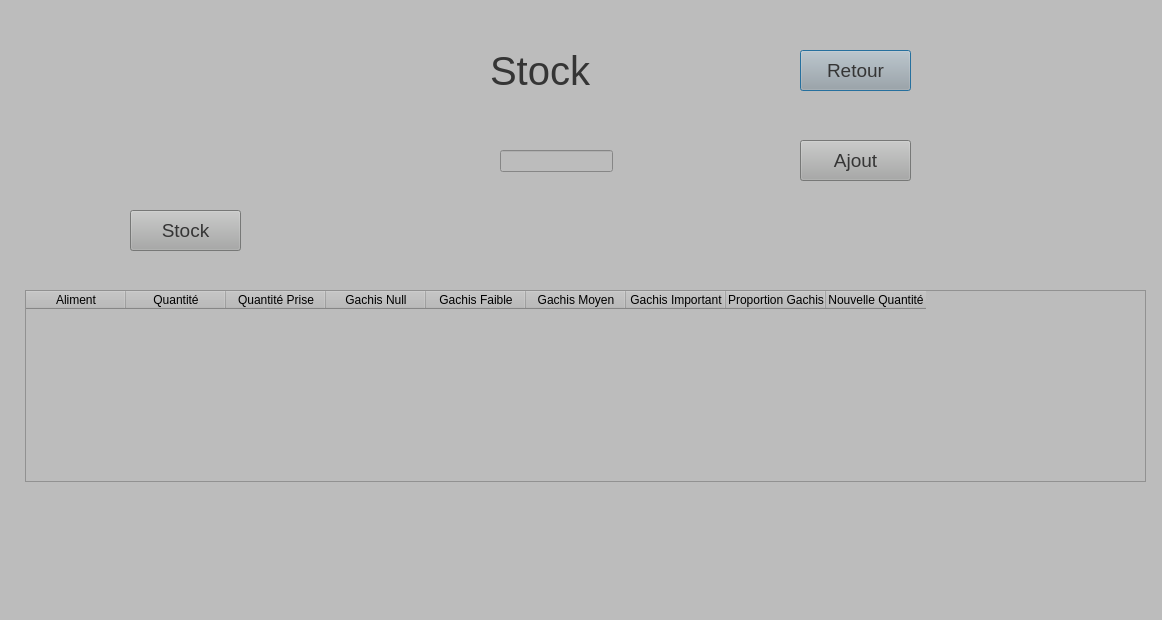
<?xml version="1.0" encoding="UTF-8"?>
<ui version="4.0">
 <class>Dialog</class>
 <widget class="QDialog" name="Dialog">
  <property name="geometry">
   <rect>
    <x>0</x>
    <y>0</y>
    <width>1162</width>
    <height>620</height>
   </rect>
  </property>
  <property name="windowTitle">
   <string>Dialog</string>
  </property>
  <property name="styleSheet">
   <string notr="true">background-color: rgb(188, 188, 188);</string>
  </property>
  <widget class="QLabel" name="label">
   <property name="geometry">
    <rect>
     <x>490</x>
     <y>40</y>
     <width>131</width>
     <height>61</height>
    </rect>
   </property>
   <property name="styleSheet">
    <string notr="true">color:rgb(53, 53, 53); font-size:30pt;</string>
   </property>
   <property name="text">
    <string>Stock</string>
   </property>
  </widget>
  <widget class="QPushButton" name="ReturnButton">
   <property name="geometry">
    <rect>
     <x>800</x>
     <y>50</y>
     <width>111</width>
     <height>41</height>
    </rect>
   </property>
   <property name="palette">
    <palette>
     <active>
      <colorrole role="WindowText">
       <brush brushstyle="SolidPattern">
        <color alpha="255">
         <red>53</red>
         <green>53</green>
         <blue>53</blue>
        </color>
       </brush>
      </colorrole>
      <colorrole role="Button">
       <brush brushstyle="SolidPattern">
        <color alpha="255">
         <red>167</red>
         <green>168</green>
         <blue>167</blue>
        </color>
       </brush>
      </colorrole>
      <colorrole role="Light">
       <brush brushstyle="SolidPattern">
        <color alpha="255">
         <red>255</red>
         <green>255</green>
         <blue>255</blue>
        </color>
       </brush>
      </colorrole>
      <colorrole role="Midlight">
       <brush brushstyle="SolidPattern">
        <color alpha="255">
         <red>223</red>
         <green>222</green>
         <blue>227</blue>
        </color>
       </brush>
      </colorrole>
      <colorrole role="Dark">
       <brush brushstyle="SolidPattern">
        <color alpha="255">
         <red>95</red>
         <green>94</green>
         <blue>99</blue>
        </color>
       </brush>
      </colorrole>
      <colorrole role="Mid">
       <brush brushstyle="SolidPattern">
        <color alpha="255">
         <red>127</red>
         <green>126</green>
         <blue>133</blue>
        </color>
       </brush>
      </colorrole>
      <colorrole role="Text">
       <brush brushstyle="SolidPattern">
        <color alpha="255">
         <red>53</red>
         <green>53</green>
         <blue>53</blue>
        </color>
       </brush>
      </colorrole>
      <colorrole role="BrightText">
       <brush brushstyle="SolidPattern">
        <color alpha="255">
         <red>255</red>
         <green>255</green>
         <blue>255</blue>
        </color>
       </brush>
      </colorrole>
      <colorrole role="ButtonText">
       <brush brushstyle="SolidPattern">
        <color alpha="255">
         <red>53</red>
         <green>53</green>
         <blue>53</blue>
        </color>
       </brush>
      </colorrole>
      <colorrole role="Base">
       <brush brushstyle="SolidPattern">
        <color alpha="255">
         <red>167</red>
         <green>168</green>
         <blue>167</blue>
        </color>
       </brush>
      </colorrole>
      <colorrole role="Window">
       <brush brushstyle="SolidPattern">
        <color alpha="255">
         <red>167</red>
         <green>168</green>
         <blue>167</blue>
        </color>
       </brush>
      </colorrole>
      <colorrole role="Shadow">
       <brush brushstyle="SolidPattern">
        <color alpha="255">
         <red>0</red>
         <green>0</green>
         <blue>0</blue>
        </color>
       </brush>
      </colorrole>
      <colorrole role="AlternateBase">
       <brush brushstyle="SolidPattern">
        <color alpha="255">
         <red>223</red>
         <green>222</green>
         <blue>227</blue>
        </color>
       </brush>
      </colorrole>
      <colorrole role="ToolTipBase">
       <brush brushstyle="SolidPattern">
        <color alpha="255">
         <red>255</red>
         <green>255</green>
         <blue>220</blue>
        </color>
       </brush>
      </colorrole>
      <colorrole role="ToolTipText">
       <brush brushstyle="SolidPattern">
        <color alpha="255">
         <red>0</red>
         <green>0</green>
         <blue>0</blue>
        </color>
       </brush>
      </colorrole>
     </active>
     <inactive>
      <colorrole role="WindowText">
       <brush brushstyle="SolidPattern">
        <color alpha="255">
         <red>53</red>
         <green>53</green>
         <blue>53</blue>
        </color>
       </brush>
      </colorrole>
      <colorrole role="Button">
       <brush brushstyle="SolidPattern">
        <color alpha="255">
         <red>167</red>
         <green>168</green>
         <blue>167</blue>
        </color>
       </brush>
      </colorrole>
      <colorrole role="Light">
       <brush brushstyle="SolidPattern">
        <color alpha="255">
         <red>255</red>
         <green>255</green>
         <blue>255</blue>
        </color>
       </brush>
      </colorrole>
      <colorrole role="Midlight">
       <brush brushstyle="SolidPattern">
        <color alpha="255">
         <red>223</red>
         <green>222</green>
         <blue>227</blue>
        </color>
       </brush>
      </colorrole>
      <colorrole role="Dark">
       <brush brushstyle="SolidPattern">
        <color alpha="255">
         <red>95</red>
         <green>94</green>
         <blue>99</blue>
        </color>
       </brush>
      </colorrole>
      <colorrole role="Mid">
       <brush brushstyle="SolidPattern">
        <color alpha="255">
         <red>127</red>
         <green>126</green>
         <blue>133</blue>
        </color>
       </brush>
      </colorrole>
      <colorrole role="Text">
       <brush brushstyle="SolidPattern">
        <color alpha="255">
         <red>53</red>
         <green>53</green>
         <blue>53</blue>
        </color>
       </brush>
      </colorrole>
      <colorrole role="BrightText">
       <brush brushstyle="SolidPattern">
        <color alpha="255">
         <red>255</red>
         <green>255</green>
         <blue>255</blue>
        </color>
       </brush>
      </colorrole>
      <colorrole role="ButtonText">
       <brush brushstyle="SolidPattern">
        <color alpha="255">
         <red>53</red>
         <green>53</green>
         <blue>53</blue>
        </color>
       </brush>
      </colorrole>
      <colorrole role="Base">
       <brush brushstyle="SolidPattern">
        <color alpha="255">
         <red>167</red>
         <green>168</green>
         <blue>167</blue>
        </color>
       </brush>
      </colorrole>
      <colorrole role="Window">
       <brush brushstyle="SolidPattern">
        <color alpha="255">
         <red>167</red>
         <green>168</green>
         <blue>167</blue>
        </color>
       </brush>
      </colorrole>
      <colorrole role="Shadow">
       <brush brushstyle="SolidPattern">
        <color alpha="255">
         <red>0</red>
         <green>0</green>
         <blue>0</blue>
        </color>
       </brush>
      </colorrole>
      <colorrole role="AlternateBase">
       <brush brushstyle="SolidPattern">
        <color alpha="255">
         <red>223</red>
         <green>222</green>
         <blue>227</blue>
        </color>
       </brush>
      </colorrole>
      <colorrole role="ToolTipBase">
       <brush brushstyle="SolidPattern">
        <color alpha="255">
         <red>255</red>
         <green>255</green>
         <blue>220</blue>
        </color>
       </brush>
      </colorrole>
      <colorrole role="ToolTipText">
       <brush brushstyle="SolidPattern">
        <color alpha="255">
         <red>0</red>
         <green>0</green>
         <blue>0</blue>
        </color>
       </brush>
      </colorrole>
     </inactive>
     <disabled>
      <colorrole role="WindowText">
       <brush brushstyle="SolidPattern">
        <color alpha="255">
         <red>53</red>
         <green>53</green>
         <blue>53</blue>
        </color>
       </brush>
      </colorrole>
      <colorrole role="Button">
       <brush brushstyle="SolidPattern">
        <color alpha="255">
         <red>167</red>
         <green>168</green>
         <blue>167</blue>
        </color>
       </brush>
      </colorrole>
      <colorrole role="Light">
       <brush brushstyle="SolidPattern">
        <color alpha="255">
         <red>255</red>
         <green>255</green>
         <blue>255</blue>
        </color>
       </brush>
      </colorrole>
      <colorrole role="Midlight">
       <brush brushstyle="SolidPattern">
        <color alpha="255">
         <red>223</red>
         <green>222</green>
         <blue>227</blue>
        </color>
       </brush>
      </colorrole>
      <colorrole role="Dark">
       <brush brushstyle="SolidPattern">
        <color alpha="255">
         <red>95</red>
         <green>94</green>
         <blue>99</blue>
        </color>
       </brush>
      </colorrole>
      <colorrole role="Mid">
       <brush brushstyle="SolidPattern">
        <color alpha="255">
         <red>127</red>
         <green>126</green>
         <blue>133</blue>
        </color>
       </brush>
      </colorrole>
      <colorrole role="Text">
       <brush brushstyle="SolidPattern">
        <color alpha="255">
         <red>53</red>
         <green>53</green>
         <blue>53</blue>
        </color>
       </brush>
      </colorrole>
      <colorrole role="BrightText">
       <brush brushstyle="SolidPattern">
        <color alpha="255">
         <red>255</red>
         <green>255</green>
         <blue>255</blue>
        </color>
       </brush>
      </colorrole>
      <colorrole role="ButtonText">
       <brush brushstyle="SolidPattern">
        <color alpha="255">
         <red>53</red>
         <green>53</green>
         <blue>53</blue>
        </color>
       </brush>
      </colorrole>
      <colorrole role="Base">
       <brush brushstyle="SolidPattern">
        <color alpha="255">
         <red>167</red>
         <green>168</green>
         <blue>167</blue>
        </color>
       </brush>
      </colorrole>
      <colorrole role="Window">
       <brush brushstyle="SolidPattern">
        <color alpha="255">
         <red>167</red>
         <green>168</green>
         <blue>167</blue>
        </color>
       </brush>
      </colorrole>
      <colorrole role="Shadow">
       <brush brushstyle="SolidPattern">
        <color alpha="255">
         <red>0</red>
         <green>0</green>
         <blue>0</blue>
        </color>
       </brush>
      </colorrole>
      <colorrole role="AlternateBase">
       <brush brushstyle="SolidPattern">
        <color alpha="255">
         <red>191</red>
         <green>189</green>
         <blue>199</blue>
        </color>
       </brush>
      </colorrole>
      <colorrole role="ToolTipBase">
       <brush brushstyle="SolidPattern">
        <color alpha="255">
         <red>255</red>
         <green>255</green>
         <blue>220</blue>
        </color>
       </brush>
      </colorrole>
      <colorrole role="ToolTipText">
       <brush brushstyle="SolidPattern">
        <color alpha="255">
         <red>0</red>
         <green>0</green>
         <blue>0</blue>
        </color>
       </brush>
      </colorrole>
     </disabled>
    </palette>
   </property>
   <property name="styleSheet">
    <string notr="true">background-color: rgb(167, 168, 167); font-size:14pt; color:rgb(53, 53, 53)</string>
   </property>
   <property name="text">
    <string>Retour</string>
   </property>
  </widget>
  <widget class="QLineEdit" name="quantity">
   <property name="geometry">
    <rect>
     <x>500</x>
     <y>150</y>
     <width>113</width>
     <height>22</height>
    </rect>
   </property>
  </widget>
  <widget class="QPushButton" name="AjoutButton">
   <property name="geometry">
    <rect>
     <x>800</x>
     <y>140</y>
     <width>111</width>
     <height>41</height>
    </rect>
   </property>
   <property name="palette">
    <palette>
     <active>
      <colorrole role="WindowText">
       <brush brushstyle="SolidPattern">
        <color alpha="255">
         <red>53</red>
         <green>53</green>
         <blue>53</blue>
        </color>
       </brush>
      </colorrole>
      <colorrole role="Button">
       <brush brushstyle="SolidPattern">
        <color alpha="255">
         <red>167</red>
         <green>168</green>
         <blue>167</blue>
        </color>
       </brush>
      </colorrole>
      <colorrole role="Light">
       <brush brushstyle="SolidPattern">
        <color alpha="255">
         <red>255</red>
         <green>255</green>
         <blue>255</blue>
        </color>
       </brush>
      </colorrole>
      <colorrole role="Midlight">
       <brush brushstyle="SolidPattern">
        <color alpha="255">
         <red>223</red>
         <green>222</green>
         <blue>227</blue>
        </color>
       </brush>
      </colorrole>
      <colorrole role="Dark">
       <brush brushstyle="SolidPattern">
        <color alpha="255">
         <red>95</red>
         <green>94</green>
         <blue>99</blue>
        </color>
       </brush>
      </colorrole>
      <colorrole role="Mid">
       <brush brushstyle="SolidPattern">
        <color alpha="255">
         <red>127</red>
         <green>126</green>
         <blue>133</blue>
        </color>
       </brush>
      </colorrole>
      <colorrole role="Text">
       <brush brushstyle="SolidPattern">
        <color alpha="255">
         <red>53</red>
         <green>53</green>
         <blue>53</blue>
        </color>
       </brush>
      </colorrole>
      <colorrole role="BrightText">
       <brush brushstyle="SolidPattern">
        <color alpha="255">
         <red>255</red>
         <green>255</green>
         <blue>255</blue>
        </color>
       </brush>
      </colorrole>
      <colorrole role="ButtonText">
       <brush brushstyle="SolidPattern">
        <color alpha="255">
         <red>53</red>
         <green>53</green>
         <blue>53</blue>
        </color>
       </brush>
      </colorrole>
      <colorrole role="Base">
       <brush brushstyle="SolidPattern">
        <color alpha="255">
         <red>167</red>
         <green>168</green>
         <blue>167</blue>
        </color>
       </brush>
      </colorrole>
      <colorrole role="Window">
       <brush brushstyle="SolidPattern">
        <color alpha="255">
         <red>167</red>
         <green>168</green>
         <blue>167</blue>
        </color>
       </brush>
      </colorrole>
      <colorrole role="Shadow">
       <brush brushstyle="SolidPattern">
        <color alpha="255">
         <red>0</red>
         <green>0</green>
         <blue>0</blue>
        </color>
       </brush>
      </colorrole>
      <colorrole role="AlternateBase">
       <brush brushstyle="SolidPattern">
        <color alpha="255">
         <red>223</red>
         <green>222</green>
         <blue>227</blue>
        </color>
       </brush>
      </colorrole>
      <colorrole role="ToolTipBase">
       <brush brushstyle="SolidPattern">
        <color alpha="255">
         <red>255</red>
         <green>255</green>
         <blue>220</blue>
        </color>
       </brush>
      </colorrole>
      <colorrole role="ToolTipText">
       <brush brushstyle="SolidPattern">
        <color alpha="255">
         <red>0</red>
         <green>0</green>
         <blue>0</blue>
        </color>
       </brush>
      </colorrole>
     </active>
     <inactive>
      <colorrole role="WindowText">
       <brush brushstyle="SolidPattern">
        <color alpha="255">
         <red>53</red>
         <green>53</green>
         <blue>53</blue>
        </color>
       </brush>
      </colorrole>
      <colorrole role="Button">
       <brush brushstyle="SolidPattern">
        <color alpha="255">
         <red>167</red>
         <green>168</green>
         <blue>167</blue>
        </color>
       </brush>
      </colorrole>
      <colorrole role="Light">
       <brush brushstyle="SolidPattern">
        <color alpha="255">
         <red>255</red>
         <green>255</green>
         <blue>255</blue>
        </color>
       </brush>
      </colorrole>
      <colorrole role="Midlight">
       <brush brushstyle="SolidPattern">
        <color alpha="255">
         <red>223</red>
         <green>222</green>
         <blue>227</blue>
        </color>
       </brush>
      </colorrole>
      <colorrole role="Dark">
       <brush brushstyle="SolidPattern">
        <color alpha="255">
         <red>95</red>
         <green>94</green>
         <blue>99</blue>
        </color>
       </brush>
      </colorrole>
      <colorrole role="Mid">
       <brush brushstyle="SolidPattern">
        <color alpha="255">
         <red>127</red>
         <green>126</green>
         <blue>133</blue>
        </color>
       </brush>
      </colorrole>
      <colorrole role="Text">
       <brush brushstyle="SolidPattern">
        <color alpha="255">
         <red>53</red>
         <green>53</green>
         <blue>53</blue>
        </color>
       </brush>
      </colorrole>
      <colorrole role="BrightText">
       <brush brushstyle="SolidPattern">
        <color alpha="255">
         <red>255</red>
         <green>255</green>
         <blue>255</blue>
        </color>
       </brush>
      </colorrole>
      <colorrole role="ButtonText">
       <brush brushstyle="SolidPattern">
        <color alpha="255">
         <red>53</red>
         <green>53</green>
         <blue>53</blue>
        </color>
       </brush>
      </colorrole>
      <colorrole role="Base">
       <brush brushstyle="SolidPattern">
        <color alpha="255">
         <red>167</red>
         <green>168</green>
         <blue>167</blue>
        </color>
       </brush>
      </colorrole>
      <colorrole role="Window">
       <brush brushstyle="SolidPattern">
        <color alpha="255">
         <red>167</red>
         <green>168</green>
         <blue>167</blue>
        </color>
       </brush>
      </colorrole>
      <colorrole role="Shadow">
       <brush brushstyle="SolidPattern">
        <color alpha="255">
         <red>0</red>
         <green>0</green>
         <blue>0</blue>
        </color>
       </brush>
      </colorrole>
      <colorrole role="AlternateBase">
       <brush brushstyle="SolidPattern">
        <color alpha="255">
         <red>223</red>
         <green>222</green>
         <blue>227</blue>
        </color>
       </brush>
      </colorrole>
      <colorrole role="ToolTipBase">
       <brush brushstyle="SolidPattern">
        <color alpha="255">
         <red>255</red>
         <green>255</green>
         <blue>220</blue>
        </color>
       </brush>
      </colorrole>
      <colorrole role="ToolTipText">
       <brush brushstyle="SolidPattern">
        <color alpha="255">
         <red>0</red>
         <green>0</green>
         <blue>0</blue>
        </color>
       </brush>
      </colorrole>
     </inactive>
     <disabled>
      <colorrole role="WindowText">
       <brush brushstyle="SolidPattern">
        <color alpha="255">
         <red>53</red>
         <green>53</green>
         <blue>53</blue>
        </color>
       </brush>
      </colorrole>
      <colorrole role="Button">
       <brush brushstyle="SolidPattern">
        <color alpha="255">
         <red>167</red>
         <green>168</green>
         <blue>167</blue>
        </color>
       </brush>
      </colorrole>
      <colorrole role="Light">
       <brush brushstyle="SolidPattern">
        <color alpha="255">
         <red>255</red>
         <green>255</green>
         <blue>255</blue>
        </color>
       </brush>
      </colorrole>
      <colorrole role="Midlight">
       <brush brushstyle="SolidPattern">
        <color alpha="255">
         <red>223</red>
         <green>222</green>
         <blue>227</blue>
        </color>
       </brush>
      </colorrole>
      <colorrole role="Dark">
       <brush brushstyle="SolidPattern">
        <color alpha="255">
         <red>95</red>
         <green>94</green>
         <blue>99</blue>
        </color>
       </brush>
      </colorrole>
      <colorrole role="Mid">
       <brush brushstyle="SolidPattern">
        <color alpha="255">
         <red>127</red>
         <green>126</green>
         <blue>133</blue>
        </color>
       </brush>
      </colorrole>
      <colorrole role="Text">
       <brush brushstyle="SolidPattern">
        <color alpha="255">
         <red>53</red>
         <green>53</green>
         <blue>53</blue>
        </color>
       </brush>
      </colorrole>
      <colorrole role="BrightText">
       <brush brushstyle="SolidPattern">
        <color alpha="255">
         <red>255</red>
         <green>255</green>
         <blue>255</blue>
        </color>
       </brush>
      </colorrole>
      <colorrole role="ButtonText">
       <brush brushstyle="SolidPattern">
        <color alpha="255">
         <red>53</red>
         <green>53</green>
         <blue>53</blue>
        </color>
       </brush>
      </colorrole>
      <colorrole role="Base">
       <brush brushstyle="SolidPattern">
        <color alpha="255">
         <red>167</red>
         <green>168</green>
         <blue>167</blue>
        </color>
       </brush>
      </colorrole>
      <colorrole role="Window">
       <brush brushstyle="SolidPattern">
        <color alpha="255">
         <red>167</red>
         <green>168</green>
         <blue>167</blue>
        </color>
       </brush>
      </colorrole>
      <colorrole role="Shadow">
       <brush brushstyle="SolidPattern">
        <color alpha="255">
         <red>0</red>
         <green>0</green>
         <blue>0</blue>
        </color>
       </brush>
      </colorrole>
      <colorrole role="AlternateBase">
       <brush brushstyle="SolidPattern">
        <color alpha="255">
         <red>191</red>
         <green>189</green>
         <blue>199</blue>
        </color>
       </brush>
      </colorrole>
      <colorrole role="ToolTipBase">
       <brush brushstyle="SolidPattern">
        <color alpha="255">
         <red>255</red>
         <green>255</green>
         <blue>220</blue>
        </color>
       </brush>
      </colorrole>
      <colorrole role="ToolTipText">
       <brush brushstyle="SolidPattern">
        <color alpha="255">
         <red>0</red>
         <green>0</green>
         <blue>0</blue>
        </color>
       </brush>
      </colorrole>
     </disabled>
    </palette>
   </property>
   <property name="styleSheet">
    <string notr="true">background-color: rgb(167, 168, 167); font-size:14pt; color:rgb(53, 53, 53)</string>
   </property>
   <property name="text">
    <string>Ajout</string>
   </property>
  </widget>
  <widget class="QTableWidget" name="tableWidget">
   <property name="geometry">
    <rect>
     <x>25</x>
     <y>290</y>
     <width>1121</width>
     <height>192</height>
    </rect>
   </property>
   <column>
    <property name="text">
     <string>Aliment</string>
    </property>
   </column>
   <column>
    <property name="text">
     <string>Quantité</string>
    </property>
   </column>
   <column>
    <property name="text">
     <string>Quantité Prise</string>
    </property>
   </column>
   <column>
    <property name="text">
     <string>Gachis Null</string>
    </property>
   </column>
   <column>
    <property name="text">
     <string>Gachis Faible</string>
    </property>
   </column>
   <column>
    <property name="text">
     <string>Gachis Moyen</string>
    </property>
   </column>
   <column>
    <property name="text">
     <string>Gachis Important</string>
    </property>
   </column>
   <column>
    <property name="text">
     <string>Proportion Gachis</string>
    </property>
   </column>
   <column>
    <property name="text">
     <string>Nouvelle Quantité</string>
    </property>
   </column>
  </widget>
  <widget class="QPushButton" name="StockButton">
   <property name="geometry">
    <rect>
     <x>130</x>
     <y>210</y>
     <width>111</width>
     <height>41</height>
    </rect>
   </property>
   <property name="palette">
    <palette>
     <active>
      <colorrole role="WindowText">
       <brush brushstyle="SolidPattern">
        <color alpha="255">
         <red>53</red>
         <green>53</green>
         <blue>53</blue>
        </color>
       </brush>
      </colorrole>
      <colorrole role="Button">
       <brush brushstyle="SolidPattern">
        <color alpha="255">
         <red>167</red>
         <green>168</green>
         <blue>167</blue>
        </color>
       </brush>
      </colorrole>
      <colorrole role="Light">
       <brush brushstyle="SolidPattern">
        <color alpha="255">
         <red>255</red>
         <green>255</green>
         <blue>255</blue>
        </color>
       </brush>
      </colorrole>
      <colorrole role="Midlight">
       <brush brushstyle="SolidPattern">
        <color alpha="255">
         <red>223</red>
         <green>222</green>
         <blue>227</blue>
        </color>
       </brush>
      </colorrole>
      <colorrole role="Dark">
       <brush brushstyle="SolidPattern">
        <color alpha="255">
         <red>95</red>
         <green>94</green>
         <blue>99</blue>
        </color>
       </brush>
      </colorrole>
      <colorrole role="Mid">
       <brush brushstyle="SolidPattern">
        <color alpha="255">
         <red>127</red>
         <green>126</green>
         <blue>133</blue>
        </color>
       </brush>
      </colorrole>
      <colorrole role="Text">
       <brush brushstyle="SolidPattern">
        <color alpha="255">
         <red>53</red>
         <green>53</green>
         <blue>53</blue>
        </color>
       </brush>
      </colorrole>
      <colorrole role="BrightText">
       <brush brushstyle="SolidPattern">
        <color alpha="255">
         <red>255</red>
         <green>255</green>
         <blue>255</blue>
        </color>
       </brush>
      </colorrole>
      <colorrole role="ButtonText">
       <brush brushstyle="SolidPattern">
        <color alpha="255">
         <red>53</red>
         <green>53</green>
         <blue>53</blue>
        </color>
       </brush>
      </colorrole>
      <colorrole role="Base">
       <brush brushstyle="SolidPattern">
        <color alpha="255">
         <red>167</red>
         <green>168</green>
         <blue>167</blue>
        </color>
       </brush>
      </colorrole>
      <colorrole role="Window">
       <brush brushstyle="SolidPattern">
        <color alpha="255">
         <red>167</red>
         <green>168</green>
         <blue>167</blue>
        </color>
       </brush>
      </colorrole>
      <colorrole role="Shadow">
       <brush brushstyle="SolidPattern">
        <color alpha="255">
         <red>0</red>
         <green>0</green>
         <blue>0</blue>
        </color>
       </brush>
      </colorrole>
      <colorrole role="AlternateBase">
       <brush brushstyle="SolidPattern">
        <color alpha="255">
         <red>223</red>
         <green>222</green>
         <blue>227</blue>
        </color>
       </brush>
      </colorrole>
      <colorrole role="ToolTipBase">
       <brush brushstyle="SolidPattern">
        <color alpha="255">
         <red>255</red>
         <green>255</green>
         <blue>220</blue>
        </color>
       </brush>
      </colorrole>
      <colorrole role="ToolTipText">
       <brush brushstyle="SolidPattern">
        <color alpha="255">
         <red>0</red>
         <green>0</green>
         <blue>0</blue>
        </color>
       </brush>
      </colorrole>
     </active>
     <inactive>
      <colorrole role="WindowText">
       <brush brushstyle="SolidPattern">
        <color alpha="255">
         <red>53</red>
         <green>53</green>
         <blue>53</blue>
        </color>
       </brush>
      </colorrole>
      <colorrole role="Button">
       <brush brushstyle="SolidPattern">
        <color alpha="255">
         <red>167</red>
         <green>168</green>
         <blue>167</blue>
        </color>
       </brush>
      </colorrole>
      <colorrole role="Light">
       <brush brushstyle="SolidPattern">
        <color alpha="255">
         <red>255</red>
         <green>255</green>
         <blue>255</blue>
        </color>
       </brush>
      </colorrole>
      <colorrole role="Midlight">
       <brush brushstyle="SolidPattern">
        <color alpha="255">
         <red>223</red>
         <green>222</green>
         <blue>227</blue>
        </color>
       </brush>
      </colorrole>
      <colorrole role="Dark">
       <brush brushstyle="SolidPattern">
        <color alpha="255">
         <red>95</red>
         <green>94</green>
         <blue>99</blue>
        </color>
       </brush>
      </colorrole>
      <colorrole role="Mid">
       <brush brushstyle="SolidPattern">
        <color alpha="255">
         <red>127</red>
         <green>126</green>
         <blue>133</blue>
        </color>
       </brush>
      </colorrole>
      <colorrole role="Text">
       <brush brushstyle="SolidPattern">
        <color alpha="255">
         <red>53</red>
         <green>53</green>
         <blue>53</blue>
        </color>
       </brush>
      </colorrole>
      <colorrole role="BrightText">
       <brush brushstyle="SolidPattern">
        <color alpha="255">
         <red>255</red>
         <green>255</green>
         <blue>255</blue>
        </color>
       </brush>
      </colorrole>
      <colorrole role="ButtonText">
       <brush brushstyle="SolidPattern">
        <color alpha="255">
         <red>53</red>
         <green>53</green>
         <blue>53</blue>
        </color>
       </brush>
      </colorrole>
      <colorrole role="Base">
       <brush brushstyle="SolidPattern">
        <color alpha="255">
         <red>167</red>
         <green>168</green>
         <blue>167</blue>
        </color>
       </brush>
      </colorrole>
      <colorrole role="Window">
       <brush brushstyle="SolidPattern">
        <color alpha="255">
         <red>167</red>
         <green>168</green>
         <blue>167</blue>
        </color>
       </brush>
      </colorrole>
      <colorrole role="Shadow">
       <brush brushstyle="SolidPattern">
        <color alpha="255">
         <red>0</red>
         <green>0</green>
         <blue>0</blue>
        </color>
       </brush>
      </colorrole>
      <colorrole role="AlternateBase">
       <brush brushstyle="SolidPattern">
        <color alpha="255">
         <red>223</red>
         <green>222</green>
         <blue>227</blue>
        </color>
       </brush>
      </colorrole>
      <colorrole role="ToolTipBase">
       <brush brushstyle="SolidPattern">
        <color alpha="255">
         <red>255</red>
         <green>255</green>
         <blue>220</blue>
        </color>
       </brush>
      </colorrole>
      <colorrole role="ToolTipText">
       <brush brushstyle="SolidPattern">
        <color alpha="255">
         <red>0</red>
         <green>0</green>
         <blue>0</blue>
        </color>
       </brush>
      </colorrole>
     </inactive>
     <disabled>
      <colorrole role="WindowText">
       <brush brushstyle="SolidPattern">
        <color alpha="255">
         <red>53</red>
         <green>53</green>
         <blue>53</blue>
        </color>
       </brush>
      </colorrole>
      <colorrole role="Button">
       <brush brushstyle="SolidPattern">
        <color alpha="255">
         <red>167</red>
         <green>168</green>
         <blue>167</blue>
        </color>
       </brush>
      </colorrole>
      <colorrole role="Light">
       <brush brushstyle="SolidPattern">
        <color alpha="255">
         <red>255</red>
         <green>255</green>
         <blue>255</blue>
        </color>
       </brush>
      </colorrole>
      <colorrole role="Midlight">
       <brush brushstyle="SolidPattern">
        <color alpha="255">
         <red>223</red>
         <green>222</green>
         <blue>227</blue>
        </color>
       </brush>
      </colorrole>
      <colorrole role="Dark">
       <brush brushstyle="SolidPattern">
        <color alpha="255">
         <red>95</red>
         <green>94</green>
         <blue>99</blue>
        </color>
       </brush>
      </colorrole>
      <colorrole role="Mid">
       <brush brushstyle="SolidPattern">
        <color alpha="255">
         <red>127</red>
         <green>126</green>
         <blue>133</blue>
        </color>
       </brush>
      </colorrole>
      <colorrole role="Text">
       <brush brushstyle="SolidPattern">
        <color alpha="255">
         <red>53</red>
         <green>53</green>
         <blue>53</blue>
        </color>
       </brush>
      </colorrole>
      <colorrole role="BrightText">
       <brush brushstyle="SolidPattern">
        <color alpha="255">
         <red>255</red>
         <green>255</green>
         <blue>255</blue>
        </color>
       </brush>
      </colorrole>
      <colorrole role="ButtonText">
       <brush brushstyle="SolidPattern">
        <color alpha="255">
         <red>53</red>
         <green>53</green>
         <blue>53</blue>
        </color>
       </brush>
      </colorrole>
      <colorrole role="Base">
       <brush brushstyle="SolidPattern">
        <color alpha="255">
         <red>167</red>
         <green>168</green>
         <blue>167</blue>
        </color>
       </brush>
      </colorrole>
      <colorrole role="Window">
       <brush brushstyle="SolidPattern">
        <color alpha="255">
         <red>167</red>
         <green>168</green>
         <blue>167</blue>
        </color>
       </brush>
      </colorrole>
      <colorrole role="Shadow">
       <brush brushstyle="SolidPattern">
        <color alpha="255">
         <red>0</red>
         <green>0</green>
         <blue>0</blue>
        </color>
       </brush>
      </colorrole>
      <colorrole role="AlternateBase">
       <brush brushstyle="SolidPattern">
        <color alpha="255">
         <red>191</red>
         <green>189</green>
         <blue>199</blue>
        </color>
       </brush>
      </colorrole>
      <colorrole role="ToolTipBase">
       <brush brushstyle="SolidPattern">
        <color alpha="255">
         <red>255</red>
         <green>255</green>
         <blue>220</blue>
        </color>
       </brush>
      </colorrole>
      <colorrole role="ToolTipText">
       <brush brushstyle="SolidPattern">
        <color alpha="255">
         <red>0</red>
         <green>0</green>
         <blue>0</blue>
        </color>
       </brush>
      </colorrole>
     </disabled>
    </palette>
   </property>
   <property name="styleSheet">
    <string notr="true">background-color: rgb(167, 168, 167); font-size:14pt; color:rgb(53, 53, 53)</string>
   </property>
   <property name="text">
    <string>Stock</string>
   </property>
  </widget>
 </widget>
 <resources/>
 <connections/>
</ui>
